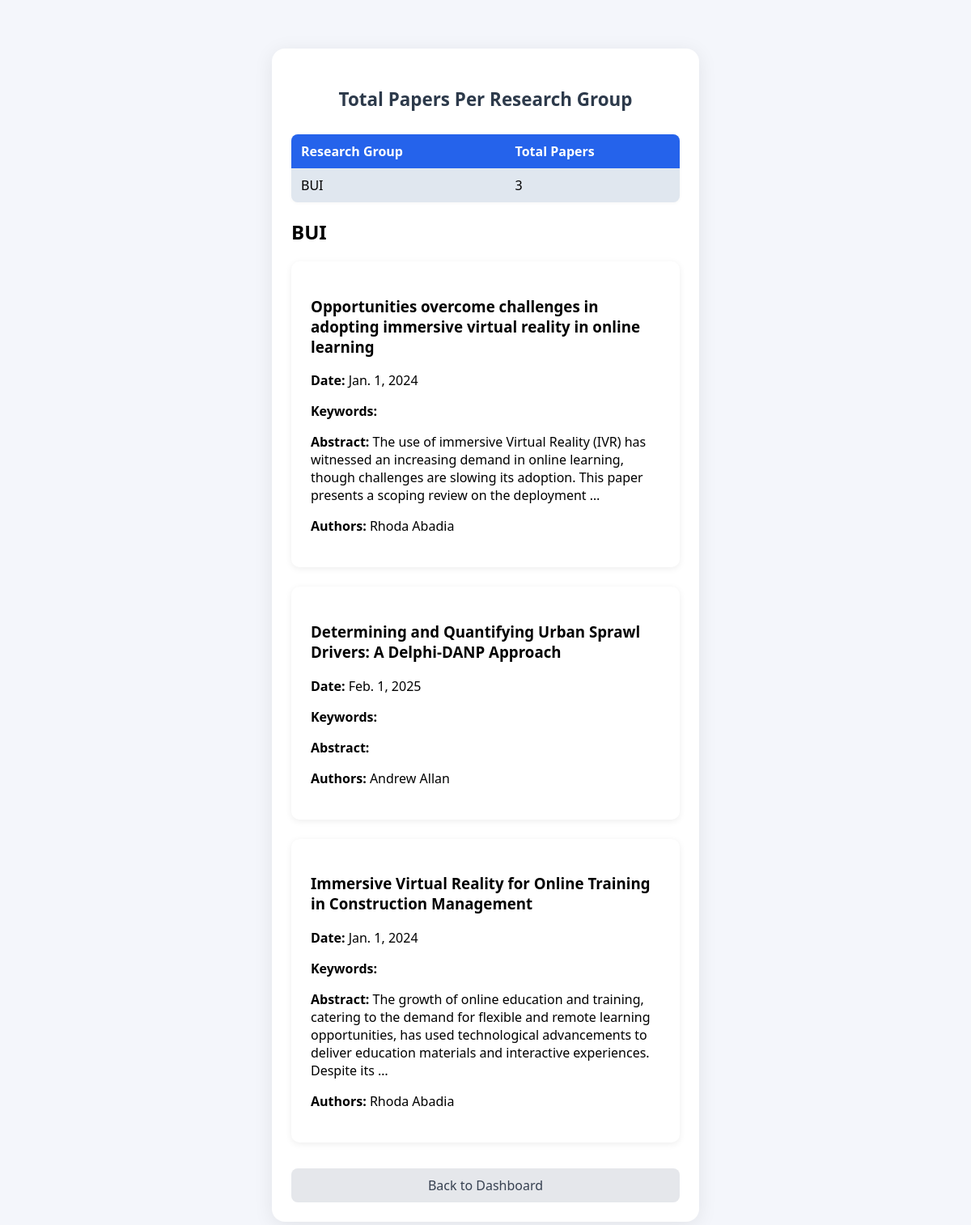
The app's page /report/total-papers-per-group/ with its own data.
### research/models.py (models this page shows, shortened)
class Publication(models.Model):
    title = models.CharField(max_length=500)
    publication_date = models.DateField()
    keywords = models.TextField(blank=True)
    abstract = models.TextField(blank=True)
    date_added = models.DateTimeField(auto_now_add=True)
    url = models.URLField(max_length=500, blank=True, null=True)
    source = models.CharField(max_length=50, choices=[('Scopus', 'Scopus'), ('Google Scholar', 'Google Scholar'), ('ORCID', 'ORCID')], blank=True, null=True)

class ResearchGroup(models.Model):
    name = models.CharField(max_length=255, unique=True)

class AuthorPublication(models.Model):
    author = models.ForeignKey(Author, on_delete=models.CASCADE)
    publication = models.ForeignKey(Publication, on_delete=models.CASCADE)
    author_order = models.PositiveIntegerField()
    class Meta:
        unique_together = ('author', 'publication', 'author_order')

class Author(models.Model):
    first_name = models.CharField(max_length=100)
    last_name = models.CharField(max_length=100)
    research_group = models.ForeignKey(ResearchGroup, on_delete=models.CASCADE)
    scopus_id = models.CharField(max_length=100, blank=True, null=True)
    scholar_id = models.CharField(max_length=100, blank=True, null=True)
    orcid_id = models.CharField(max_length=100, blank=True, null=True)
    staff_url = models.URLField(max_length=255)
    def __str__(self):
        return f"{self.first_name} {self.last_name}"

### research/views.py (the view)
# urls.py: path('report/total-papers-per-group/', views.report_total_papers_per_group, name='report_total_papers_per_group'),#done
def report_total_papers_per_group(request):
    result = {}
    for group in ResearchGroup.objects.all():
        authors = Author.objects.filter(research_group=group)
        pub_ids = set()
        for author in authors:
            pub_ids.update(author.authorpublication_set.values_list('publication_id', flat=True))
        pubs = Publication.objects.filter(id__in=pub_ids)
        result[group.name] = list(pubs)
    return render(request, 'research/report_total_papers_per_group.html', {'data': result})

### research/templates/research/report_total_papers_per_group.html (shortened to what this page needs)
<!DOCTYPE html>
<html lang="en">
  <head>
  </head>
  <body>
    <div class="container">
      <h1>Total Papers Per Research Group</h1>
      <table>
        <tr>
          <th>Research Group</th>
          <th>Total Papers</th>
        </tr>
        {% for group, papers in data.items %}
        <tr>
          <td>{{ group }}</td>
          <td>{{ papers|length }}</td>
        </tr>
        {% endfor %}
      </table>
      {% for group, papers in data.items %}
      <h2>{{ group }}</h2>
      {% if papers %}
      <div class="card-grid">
        {% for paper in papers %}
        <div class="card">
          <h3>{{ paper.title }}</h3>
          <p><strong>Date:</strong> {{ paper.publication_date }}</p>
          <p><strong>Keywords:</strong> {{ paper.keywords }}</p>
          <p><strong>Abstract:</strong> {{ paper.abstract|truncatewords:30 }}</p>
          <p><strong>Authors:</strong> {% for ap in paper.authorpublication_set.all %}{{ ap.author }}{% if not forloop.last %}, {% endif %}{% endfor %}</p>
        </div>
        {% endfor %}
      </div>
      {% else %}
      <div class="result">No papers found for this group.</div>
      {% endif %}
      {% endfor %}
      <a class="back-link" href="{% url 'index' %}">Back to Dashboard</a>
    </div>
  </body>
</html>

### research/templates/research/report_total_papers_per_group.html (style rules this page uses)
body { background: #f4f6fb; font-family: "Segoe UI", "Roboto", Arial, sans-serif; margin: 0; padding: 0; min-height: 100vh; }
.container { max-width: 480px; margin: 60px auto; background: #fff; border-radius: 16px; box-shadow: 0 4px 24px rgba(0, 0, 0, 0.08); padding: 32px 24px 24px 24px; }
h1 { text-align: center; color: #2d3a4b; margin-bottom: 28px; font-size: 1.4rem; }
table { width: 100%; border-collapse: collapse; margin-top: 10px; background: #f9fafb; border-radius: 8px; overflow: hidden; box-shadow: 0 1px 4px rgba(0, 0, 0, 0.04); }
th, td { padding: 10px 12px; text-align: left; }
th { background: #2563eb; color: #fff; font-weight: 600; }
tr:nth-child(even) td { background: #e0e7ef; }
.back-link { display: block; margin: 24px auto 0 auto; text-align: center; background: #e5e7eb; color: #374151; text-decoration: none; padding: 10px 0; border-radius: 8px; width: 100%; font-size: 1rem; }
.card-grid { display: grid; grid-template-columns: repeat(auto-fit, minmax(260px, 1fr)); gap: 1.5rem; margin-bottom: 2rem; }
.card { background: #fff; border-radius: 10px; box-shadow: 0 2px 8px rgba(0,0,0,0.07); padding: 1.5rem; transition: box-shadow 0.2s; }

### records on screen
Publication: name "BUI", papers "3", title "Opportunities overcome challenges in adopting immersive virtual reality in online learning", publication_date "Jan. 1, 2024", abstract "The use of immersive Virtual Reality (IVR) has witnessed an increasing demand in online learning, though challenges are slowing its adoption. This paper presents a scoping review on the deployment …"
AuthorPublication: author "Rhoda Abadia"
Publication: title "Determining and Quantifying Urban Sprawl Drivers: A Delphi-DANP Approach", publication_date "Feb. 1, 2025"
AuthorPublication: author "Andrew Allan"
Publication: title "Immersive Virtual Reality for Online Training in Construction Management", publication_date "Jan. 1, 2024", abstract "The growth of online education and training, catering to the demand for flexible and remote learning opportunities, has used technological advancements to deliver education materials and interactive experiences. Despite its …"
AuthorPublication: author "Rhoda Abadia"
